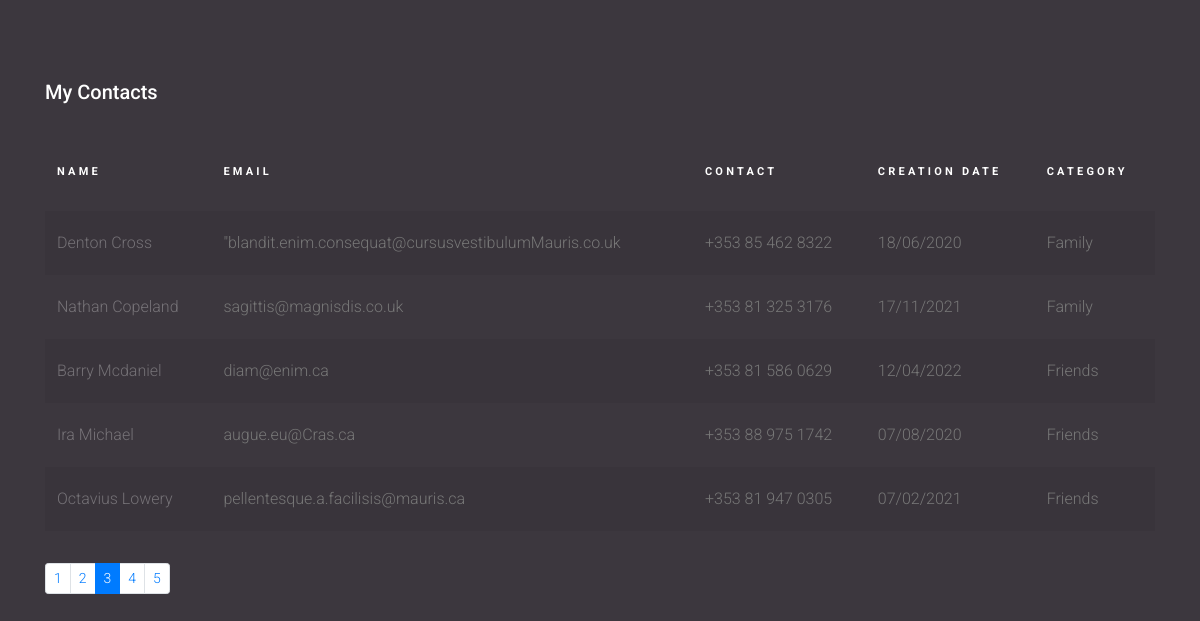
/?page=3, run on the app's committed database.
### contacts/models.py (models this page shows, shortened)
class Contact(models.Model):
    name = models.CharField(max_length=50)
    email = models.CharField(max_length=100)
    contact = models.CharField(max_length=50)
    description = models.TextField(blank=True)
    creation_date = models.DateTimeField(default=timezone.now)
    category = models.ForeignKey(Category, on_delete=models.DO_NOTHING)
    to_show = models.BooleanField(default=True)

class Category(models.Model):
    name = models.CharField(max_length=50)
    def __str__(self):
        return self.name

### contacts/views.py (the view)
# urls.py: path('', views.index, name='index'),
def index(request):
    contacts = Contact.objects.all()
    paginator = Paginator(contacts, 5)
    page = request.GET.get('page')
    contacts = paginator.get_page(page)
    return render(request, 'contacts/index.html', {
        'contacts': contacts
    })

### contacts/templates/contacts/index.html
{% extends 'base.html' %}
{% block 'content' %}
<div class="content">
    <div class="container">
        <h2 class="mb-5">My Contacts</h2>
        <div class="table-responsive">
            <table class="table table-striped custom-table">
                <thead>
                <tr>
                    <th scope="col">Name</th>
                    <th scope="col">Email</th>
                    <th scope="col">Contact</th>
                    <th scope="col">Creation Date</th>
                    <th scope="col">Category</th>
                </tr>
                </thead>
                <tbody>
                {% for contact in contacts %}
                {% if contact.to_show %}
                <tr scope="row">
                    <td><a href="{% url 'details' contact.id %}">{{ contact.name }}</a></td>
                    <td>
                        {{ contact.email }}
                    </td>
                    <td>{{ contact.contact }}</td>
                    <td>{{ contact.creation_date | date:'d/m/Y' }}</td>
                    <td>{{ contact.category }}</td>
                </tr>
                {% endif %}
                {% endfor %}
                </tbody>
            </table>
        </div>
    </div>
</div>
<div class="container">
    <nav aria-label="Page navigation example">
        <ul class="pagination pagination-sm">
            {% for page in contacts.paginator.page_range %}
                {% if contacts.number == page %}
                    <li class="page-item active">
                        <a class="page-link" href="?page={{ page }}">{{ page }}</a>
                    </li>
                {% else %}
                    <li class="page-item">
                        <a class="page-link" href="?page={{ page }}">{{ page }}</a>
                    </li>
                {% endif %}
            {% endfor %}
        </ul>
    </nav>
</div>
{% endblock %}

### templates/static/css/style.css (style rules this page uses)
body { font-family: "Roboto", -apple-system, BlinkMacSystemFont, "Segoe UI", Roboto, "Helvetica Neue", Arial, "Noto Sans", sans-serif, "Apple Color Emoji", "Segoe UI Emoji", "Segoe UI Symbol", "Noto Color Emoji"; background-color: #3c373e; font-weight: 300; }
h1, h2, h3, h4, h5, h6, .h1, .h2, .h3, .h4, .h5, .h6 { font-family: "Roboto", -apple-system, BlinkMacSystemFont, "Segoe UI", Roboto, "Helvetica Neue", Arial, "Noto Sans", sans-serif, "Apple Color Emoji", "Segoe UI Emoji", "Segoe UI Symbol", "Noto Color Emoji"; }
a { -webkit-transition: .3s all ease; -o-transition: .3s all ease; transition: .3s all ease; }
a, a:hover { text-decoration: none !important; }
.content { padding: 5rem 0 1rem 0; }
h2 { font-size: 20px; color: #fff; }
.custom-table { min-width: 900px; }
.custom-table thead tr, .custom-table thead th { padding-bottom: 30px; border-top: none; border-bottom: none !important; color: #fff; font-size: 11px; text-transform: uppercase; letter-spacing: .2rem; }
.custom-table tbody th, .custom-table tbody td { color: #777; font-weight: 400; padding-bottom: 20px; padding-top: 20px; font-weight: 300; border: none; -webkit-transition: .3s all ease; -o-transition: .3s all ease; transition: .3s all ease; }
.custom-table tbody th a, .custom-table tbody td a { color: rgba(255, 255, 255, 0.3); }
.custom-table tbody tr { -webkit-transition: .3s all ease; -o-transition: .3s all ease; transition: .3s all ease; }

### data on the page
Contact: name "Denton Cross", email "\"blandit.enim.consequat@cursusvestibulumMauris.co.uk", contact "+353 85 462 8322", creation_date "18/06/2020", category "Family"
Contact: name "Nathan Copeland", email "sagittis@magnisdis.co.uk", contact "+353 81 325 3176", creation_date "17/11/2021", category "Family"
Contact: name "Barry Mcdaniel", email "diam@enim.ca", contact "+353 81 586 0629", creation_date "12/04/2022", category "Friends"
Contact: name "Ira Michael", email "augue.eu@Cras.ca", contact "+353 88 975 1742", creation_date "07/08/2020", category "Friends"
Contact: name "Octavius Lowery", email "pellentesque.a.facilisis@mauris.ca", contact "+353 81 947 0305", creation_date "07/02/2021", category "Friends"

### other printed values
{{ page }} "1" "2" "4" "5"
{{ page }} "3"
